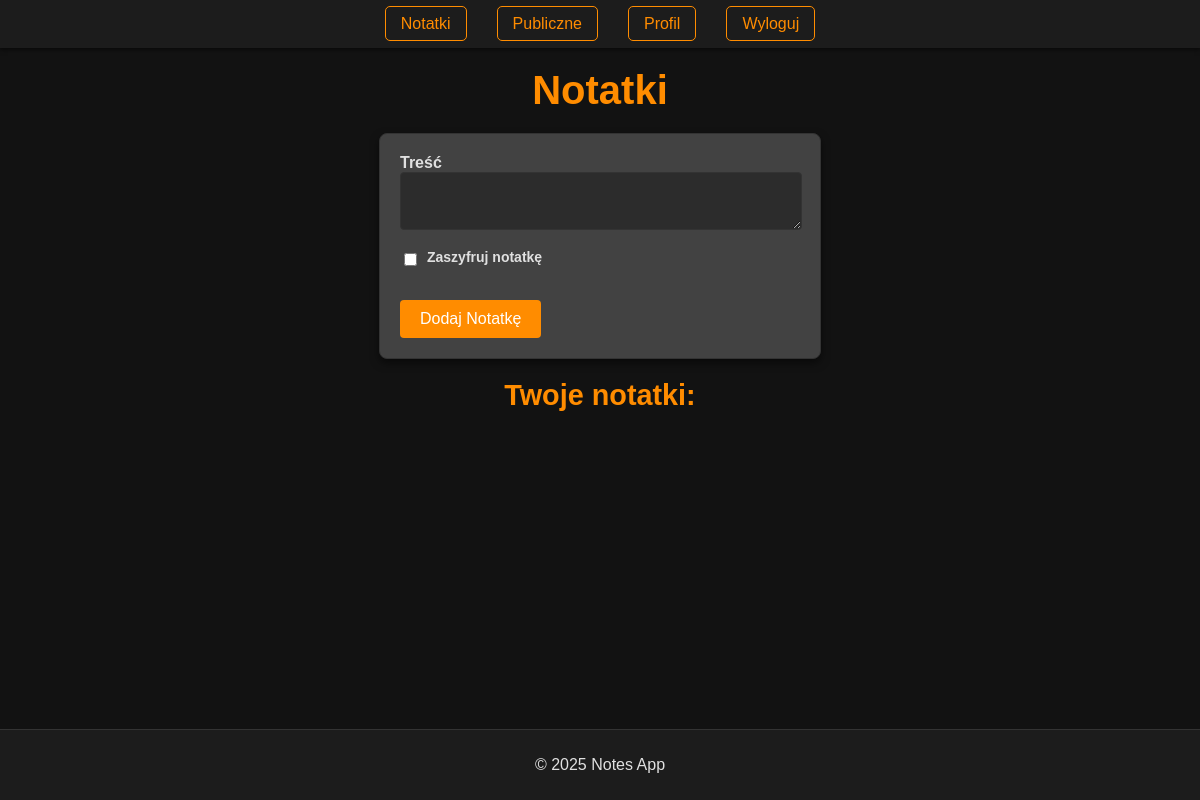
/notes/ (signed in), run on an earlier commit of the app's database.
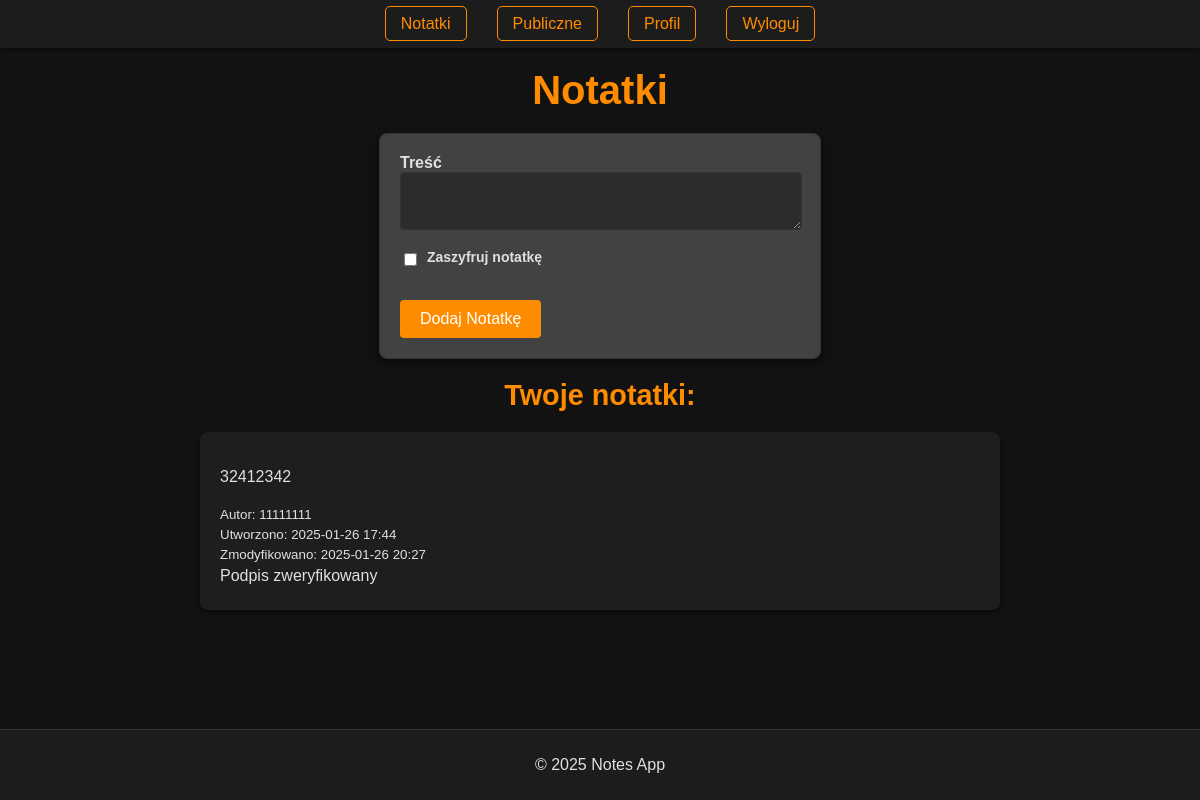
And on a later commit of the database.
### secure_notes/__init__.py (models this page shows, shortened)
class Note(db.Model):
    id = db.Column(db.Integer, primary_key=True)
    content = db.Column(db.Text, nullable=False)
    created_at = db.Column(db.DateTime, nullable=False, default=func.now())
    updated_at = db.Column(db.DateTime)  # Usuwamy onupdate=func.now()
    is_encrypted = db.Column(db.Boolean, default=False)
    user_id = db.Column(db.Integer, db.ForeignKey('user.id'), nullable=False)
    shared_with = db.relationship('SharedNote', backref='note', lazy=True)
    is_public = db.Column(db.Boolean, default=False)
    signature = db.Column(db.Text, nullable=True)

class User(db.Model):
    id = db.Column(db.Integer, primary_key=True)
    username = db.Column(db.String(80), unique=True, nullable=False)
    email = db.Column(db.String(80), unique=True, nullable=False)
    password_hash = db.Column(db.String(255), nullable=False)
    password_salt = db.Column(db.String(255), nullable=False)
    totp_secret = db.Column(db.String(255), nullable=True)
    notes = db.relationship('Note', backref='author', lazy=True)
    failed_login_attempts = db.Column(db.Integer, default=0)
    last_failed_login = db.Column(db.DateTime, nullable=True)
    last_login_ip = db.Column(db.String(50), nullable=True)
    public_key = db.Column(db.Text, nullable=True)
    encrypted_private_key = db.Column(db.Text, nullable=True)
    key_salt = db.Column(db.String(255), nullable=True)
    @property
    def is_authenticated(self):
        return True

### secure_notes/routes/notes.py (the view, shortened to what this page needs)
@notes_bp.route('/', methods=['GET', 'POST'])
@login_required
def notes():
    form = NoteForm()
    user_notes = Note.query.filter_by(user_id=current_user.id).order_by(Note.created_at.desc()).all()
    shared_notes = Note.query.join(SharedNote, Note.id == SharedNote.note_id).filter(SharedNote.user_id == current_user.id).order_by(Note.created_at.desc()).all()
    notes = user_notes + shared_notes
    for note in notes:
        author = User.query.get(note.user_id)
        if note.signature and author and author.public_key:
            public_key = serialization.load_pem_public_key(
                author.public_key.encode(),
                backend=default_backend()
            )
            try:
                content_to_verify = decrypt_content(note.content) if note.is_encrypted else note.content
                note.is_signature_valid = verify_note_signature(
                    public_key,
                    content_to_verify,
                    note.signature
                )
                note.content = decrypt_content(note.content) if note.is_encrypted else note.content
            except Exception:
                note.content = "Notatka nie może być wyświetlona ponieważ jest uszkodzona"
                note.is_signature_valid = False
        else:
            note.is_signature_valid = None  # Brak podpisu lub klucza
        note.content = bleach_html(markdown.markdown(note.content,
                       output_format="html5",
                       tab_length=4,
                       extensions=['nl2br', "fenced_code", "tables", "codehilite"],
                       link_patterns=['http://*', 'https://*']))
    return render_template("notes.html", form=form, notes=notes)

### secure_notes/forms.py
class NoteForm(FlaskForm):
    content = TextAreaField('Treść', validators=[DataRequired(), Length(max=10000)])
    is_encrypted = BooleanField('Zaszyfruj notatkę')
    submit = SubmitField('Dodaj Notatkę')

### secure_notes/__init__.py (called while the page is built)
@login_manager.user_loader
def load_user(user_id):
    return User.query.get(int(user_id))

### secure_notes/routes/notes.py (called while the page is built)
def bleach_html(html):
    return bleach.clean(
        html,
        tags=allowed_tags,
        attributes=allowed_attributes,
        strip=True
    )

def verify_note_signature(public_key, content, signature):
    try:
        public_key.verify(
            base64.b64decode(signature),
            content.encode(),
            padding.PSS(
                mgf=padding.MGF1(hashes.SHA256()),
                salt_length=padding.PSS.MAX_LENGTH
            ),
            hashes.SHA256()
        )
        return True
    except Exception:
        return False

### secure_notes/templates/notes.html (shortened to what this page needs)
{% extends "base.html" %}
{% block content %}
<h1>Notatki</h1>
<form method="POST" class="form-section">
    <div>
        {{ form.content.label(class='form-label') }}<br>
        {{ form.content(class='form-input') }}<br>
    </div>
    <div class="checkbox-group">
        {{ form.is_encrypted(class='form-checkbox') }}
        {{ form.is_encrypted.label(class='form-checkbox-label') }}
    </div>
    <div>
        {{ form.submit(class='form-submit') }}
    </div>
</form>
<h2>Twoje notatki:</h2>
<div class="notes-container">
    {% for note in notes %}
        <div class="note">
            <div class="note-content">{{ note.content|safe }}</div>
            {% if note.author %}
                <small>Autor: {{ note.author.username }}</small>
            {% endif %}
            <small>Utworzono: {{ note.created_at.strftime('%Y-%m-%d %H:%M') }}</small>
            {% if note.updated_at %}
                <small>Zmodyfikowano: {{ note.updated_at.strftime('%Y-%m-%d %H:%M') }}</small>
            {% endif %}
            <div class="note-signature-status">
                {% if note.is_signature_valid is not none %}
                    {% if note.is_signature_valid %}
                        <span class="text-success">Podpis zweryfikowany</span>
                    {% else %}
                        <span class="text-danger">Podpis nieprawidłowy</span>
                    {% endif %}
                {% else %}
                    <span class="text-warning">Brak podpisu</span>
                {% endif %}
            </div>
        </div>
    {% endfor %}
</div>
{% endblock %}

What changed in the data, as far as the page shows it:
added Note: content "32412342", author.username "11111111", created_at "2025-01-26 17:44", updated_at "2025-01-26 20:27"
